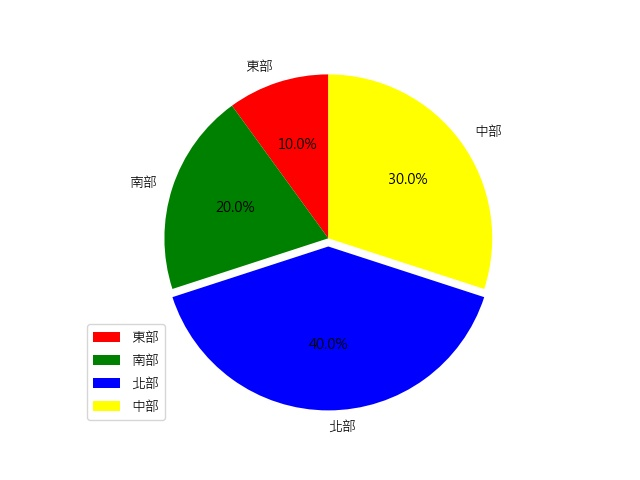

The Python source for this figure:
import matplotlib.pyplot as plt


# 中文設定
plt.rcParams['font.sans-serif'] = ['Microsoft JhengHei'] 
plt.rcParams['axes.unicode_minus'] = False

labels = ["東部", "南部", "北部", "中部"]
data = [5, 10, 20 ,15] 
colors = ["red", "green", "blue", "yellow"]

explode = (0, 0, 0.05, 0)

plt.pie(data, explode=explode, labels=labels, colors=colors,\
     labeldistance=1.1, autopct="%3.1F%%", shadow=False,\
     startangle=90, pctdistance=0.6)
plt.axis("equal")

plt.legend()
plt.show()
